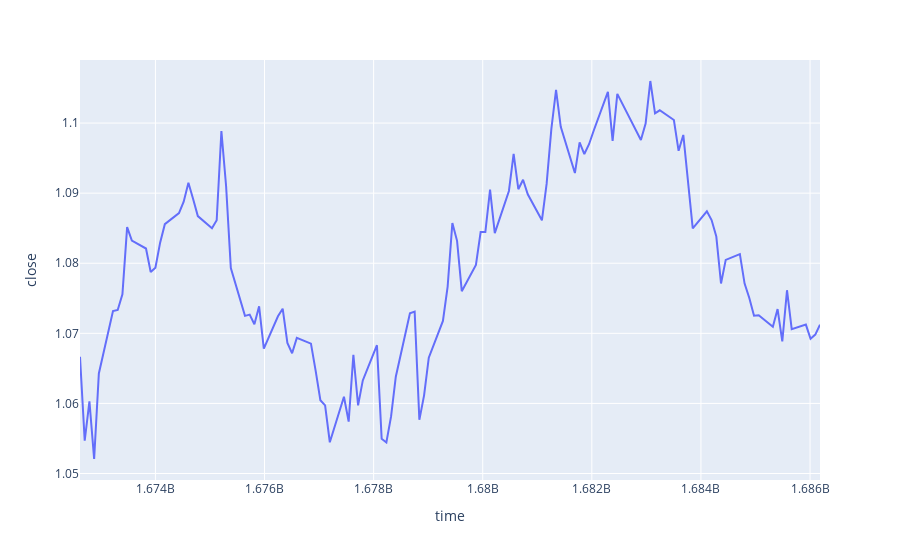

Notebook code for this chart:
### Code cell
# ohlc_data
ohlc_data = pd.DataFrame(mt.copy_rates_range("EURUSD", 
                                             mt.TIMEFRAME_D1, 
                                             datetime(2021, 1, 1), 
                                             datetime.now()))

fig = px.line(ohlc_data, x=ohlc_data['time'], y=ohlc_data['close'])
fig.show()

ohlc_data
